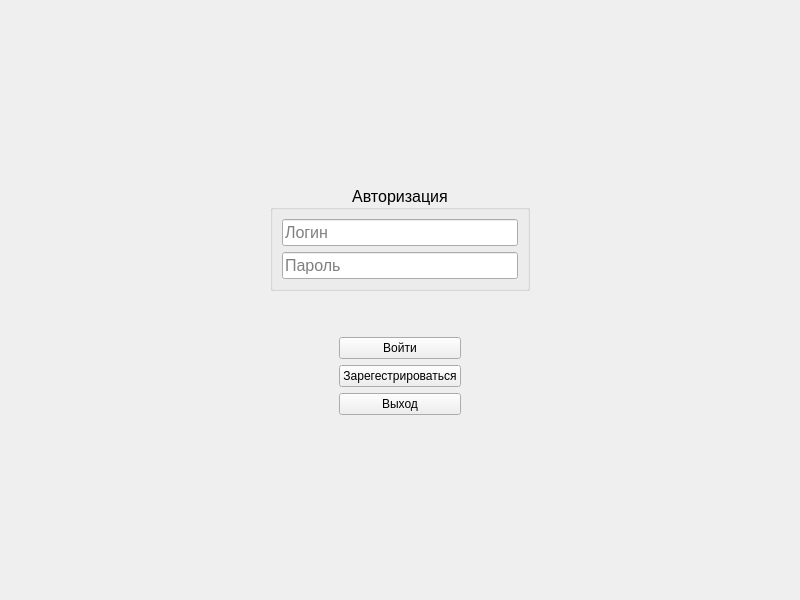
<?xml version="1.0" encoding="UTF-8"?>
<ui version="4.0">
 <class>AuthWindow</class>
 <widget class="QWidget" name="AuthWindow">
  <property name="geometry">
   <rect>
    <x>0</x>
    <y>0</y>
    <width>800</width>
    <height>600</height>
   </rect>
  </property>
  <property name="windowTitle">
   <string>MainWindow</string>
  </property>
  <layout class="QGridLayout" name="gridLayout_3">
   <item row="3" column="2">
    <layout class="QGridLayout" name="gridLayout_2">
     <item row="1" column="0">
      <spacer name="horizontalSpacer_3">
       <property name="orientation">
        <enum>Qt::Orientation::Horizontal</enum>
       </property>
       <property name="sizeHint" stdset="0">
        <size>
         <width>40</width>
         <height>20</height>
        </size>
       </property>
      </spacer>
     </item>
     <item row="0" column="1">
      <widget class="QPushButton" name="btnLogin">
       <property name="text">
        <string>Войти</string>
       </property>
      </widget>
     </item>
     <item row="1" column="1">
      <widget class="QPushButton" name="btnOpenReg">
       <property name="text">
        <string>Зарегестрироваться</string>
       </property>
      </widget>
     </item>
     <item row="2" column="1">
      <widget class="QPushButton" name="btnClose">
       <property name="text">
        <string>Выход</string>
       </property>
      </widget>
     </item>
     <item row="1" column="2">
      <spacer name="horizontalSpacer_4">
       <property name="orientation">
        <enum>Qt::Orientation::Horizontal</enum>
       </property>
       <property name="sizeHint" stdset="0">
        <size>
         <width>40</width>
         <height>20</height>
        </size>
       </property>
      </spacer>
     </item>
    </layout>
   </item>
   <item row="1" column="3">
    <spacer name="horizontalSpacer_2">
     <property name="orientation">
      <enum>Qt::Orientation::Horizontal</enum>
     </property>
     <property name="sizeHint" stdset="0">
      <size>
       <width>40</width>
       <height>20</height>
      </size>
     </property>
    </spacer>
   </item>
   <item row="4" column="2">
    <spacer name="verticalSpacer_2">
     <property name="orientation">
      <enum>Qt::Orientation::Vertical</enum>
     </property>
     <property name="sizeHint" stdset="0">
      <size>
       <width>20</width>
       <height>40</height>
      </size>
     </property>
    </spacer>
   </item>
   <item row="0" column="2">
    <spacer name="verticalSpacer">
     <property name="orientation">
      <enum>Qt::Orientation::Vertical</enum>
     </property>
     <property name="sizeHint" stdset="0">
      <size>
       <width>20</width>
       <height>40</height>
      </size>
     </property>
    </spacer>
   </item>
   <item row="1" column="2">
    <widget class="QGroupBox" name="groupBox">
     <property name="font">
      <font>
       <pointsize>12</pointsize>
      </font>
     </property>
     <property name="title">
      <string>Авторизация</string>
     </property>
     <property name="alignment">
      <set>Qt::AlignmentFlag::AlignCenter</set>
     </property>
     <layout class="QGridLayout" name="gridLayout">
      <item row="0" column="0">
       <widget class="QLineEdit" name="editLogin">
        <property name="text">
         <string/>
        </property>
        <property name="placeholderText">
         <string>Логин</string>
        </property>
       </widget>
      </item>
      <item row="1" column="0">
       <widget class="QLineEdit" name="editPassword">
        <property name="text">
         <string/>
        </property>
        <property name="echoMode">
         <enum>QLineEdit::EchoMode::Password</enum>
        </property>
        <property name="placeholderText">
         <string>Пароль</string>
        </property>
       </widget>
      </item>
     </layout>
    </widget>
   </item>
   <item row="1" column="0">
    <spacer name="horizontalSpacer">
     <property name="orientation">
      <enum>Qt::Orientation::Horizontal</enum>
     </property>
     <property name="sizeHint" stdset="0">
      <size>
       <width>40</width>
       <height>20</height>
      </size>
     </property>
    </spacer>
   </item>
   <item row="2" column="2">
    <spacer name="verticalSpacer_3">
     <property name="orientation">
      <enum>Qt::Orientation::Vertical</enum>
     </property>
     <property name="sizeType">
      <enum>QSizePolicy::Policy::Minimum</enum>
     </property>
     <property name="sizeHint" stdset="0">
      <size>
       <width>20</width>
       <height>40</height>
      </size>
     </property>
    </spacer>
   </item>
  </layout>
 </widget>
 <resources/>
 <connections/>
</ui>
